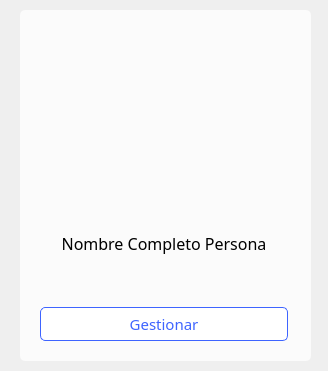
<?xml version="1.0" encoding="UTF-8"?>
<ui version="4.0">
 <class>administrador_tarjeta_gestion</class>
 <widget class="QWidget" name="administrador_tarjeta_gestion">
  <property name="geometry">
   <rect>
    <x>0</x>
    <y>0</y>
    <width>328</width>
    <height>371</height>
   </rect>
  </property>
  <property name="minimumSize">
   <size>
    <width>328</width>
    <height>371</height>
   </size>
  </property>
  <property name="maximumSize">
   <size>
    <width>328</width>
    <height>371</height>
   </size>
  </property>
  <property name="windowTitle">
   <string>Form</string>
  </property>
  <widget class="QLabel" name="label">
   <property name="geometry">
    <rect>
     <x>20</x>
     <y>10</y>
     <width>291</width>
     <height>351</height>
    </rect>
   </property>
   <property name="minimumSize">
    <size>
     <width>0</width>
     <height>0</height>
    </size>
   </property>
   <property name="maximumSize">
    <size>
     <width>291</width>
     <height>391</height>
    </size>
   </property>
   <property name="styleSheet">
    <string notr="true">background-color: #fbfbfb;
border-radius:5px;</string>
   </property>
   <property name="text">
    <string/>
   </property>
  </widget>
  <widget class="QWidget" name="layoutWidget">
   <property name="geometry">
    <rect>
     <x>40</x>
     <y>30</y>
     <width>248</width>
     <height>311</height>
    </rect>
   </property>
   <layout class="QVBoxLayout" name="verticalLayout">
    <item>
     <layout class="QHBoxLayout" name="horizontalLayout">
      <item>
       <spacer name="horizontalSpacer">
        <property name="orientation">
         <enum>Qt::Horizontal</enum>
        </property>
        <property name="sizeHint" stdset="0">
         <size>
          <width>40</width>
          <height>20</height>
         </size>
        </property>
       </spacer>
      </item>
      <item>
       <widget class="QLabel" name="img_persona">
        <property name="minimumSize">
         <size>
          <width>150</width>
          <height>150</height>
         </size>
        </property>
        <property name="maximumSize">
         <size>
          <width>150</width>
          <height>150</height>
         </size>
        </property>
        <property name="styleSheet">
         <string notr="true">background-color: none;</string>
        </property>
        <property name="text">
         <string/>
        </property>
        <property name="pixmap">
         <pixmap resource="../../resources.qrc">:/imagenes/Imagenes/imgPrueba.png</pixmap>
        </property>
        <property name="scaledContents">
         <bool>true</bool>
        </property>
       </widget>
      </item>
      <item>
       <spacer name="horizontalSpacer_2">
        <property name="orientation">
         <enum>Qt::Horizontal</enum>
        </property>
        <property name="sizeHint" stdset="0">
         <size>
          <width>40</width>
          <height>20</height>
         </size>
        </property>
       </spacer>
      </item>
     </layout>
    </item>
    <item>
     <spacer name="verticalSpacer_2">
      <property name="orientation">
       <enum>Qt::Vertical</enum>
      </property>
      <property name="sizeHint" stdset="0">
       <size>
        <width>20</width>
        <height>40</height>
       </size>
      </property>
     </spacer>
    </item>
    <item>
     <widget class="QLabel" name="lbl_nombre">
      <property name="font">
       <font>
        <family>Montserrat Medium</family>
        <pointsize>12</pointsize>
       </font>
      </property>
      <property name="styleSheet">
       <string notr="true">background-color: none;</string>
      </property>
      <property name="text">
       <string>Nombre Completo Persona</string>
      </property>
      <property name="alignment">
       <set>Qt::AlignCenter</set>
      </property>
     </widget>
    </item>
    <item>
     <spacer name="verticalSpacer">
      <property name="orientation">
       <enum>Qt::Vertical</enum>
      </property>
      <property name="sizeHint" stdset="0">
       <size>
        <width>20</width>
        <height>40</height>
       </size>
      </property>
     </spacer>
    </item>
    <item>
     <widget class="QPushButton" name="btn_gestionar">
      <property name="minimumSize">
       <size>
        <width>120</width>
        <height>0</height>
       </size>
      </property>
      <property name="maximumSize">
       <size>
        <width>16777215</width>
        <height>16777215</height>
       </size>
      </property>
      <property name="font">
       <font>
        <family>Montserrat Medium</family>
        <pointsize>11</pointsize>
       </font>
      </property>
      <property name="styleSheet">
       <string notr="true">*{
	background-color: white;
	color: #3E64FF;
	border: 1px solid #3E64FF;
	border-radius: 5px;
	padding: 5px;
}

:hover{
	color: white;
	background-color: #3E64FF;
}</string>
      </property>
      <property name="text">
       <string>Gestionar</string>
      </property>
     </widget>
    </item>
   </layout>
  </widget>
 </widget>
 <resources>
  <include location="../../resources.qrc"/>
 </resources>
 <connections/>
</ui>
